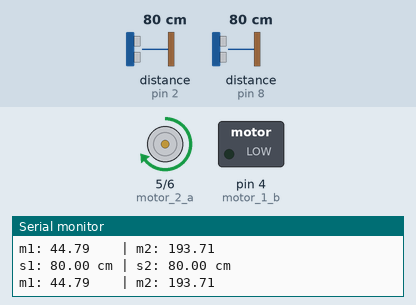
Simulated run of this sketch. Board: Arduino Uno, built with avr-gcc and run on an emulated ATmega328P. Shown: motor-driver pin pairs drawn as motors (green arrow = first pin HIGH = forward, orange = second pin HIGH = backward, longer = more drive), switched loads named in the sketch (green lamp = pin HIGH), the last lines printed to the serial monitor. The test bench sets the inputs (shaded band); at power-on: distance to the obstacle (sensors on pin 2, pin 8) 80 cm. The echo pulse lasts 58.3 µs per cm; pins used as bus, display or sensor lines are not drawn.

Above: at 1.4 s.
1.5 s: distance to the obstacle (sensor on pin 2) set to 250 cm
At 2.9 s:
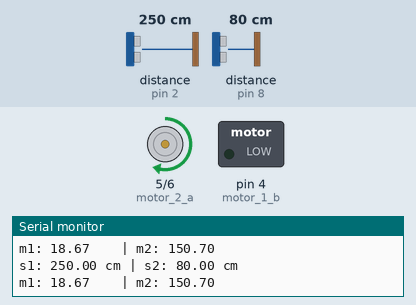
4.8 s: distance to the obstacle (sensor on pin 8) set to 2 cm
8.1 s: distance to the obstacle (sensor on pin 2) set to 2 cm
11.4 s: distance to the obstacle (sensor on pin 8) set to 250 cm
At 12.8 s:
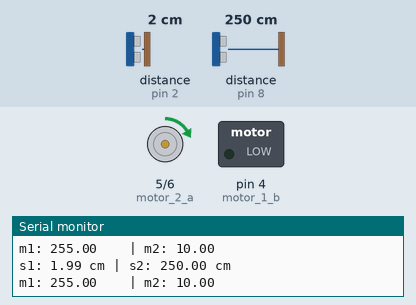
14.7 s: distance to the obstacle (sensor on pin 8) set to 4 cm
Timing chart, 0 to 17.7 s (numbered marks = the images above; inputs shaded):
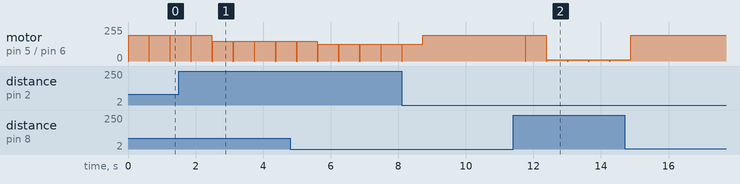

The sketch:

test_shield_arduino.ino
```cpp
#include <Ultrasonic.h>
#include <math.h>
#define MAX_VEL 255 // Velocidade maxima
#define MIN_VEL 10  // Velocidade minima
#define ENTRADAS 2
#define SAIDAS 2
#define NR_NEURON_O 6
#define CAMADAS_O 2

#define pino_trigger_1 3
#define pino_echo_1 2

#define pino_trigger_2 9
#define pino_echo_2 8

const int motor_1_a = 3; //input 1
const int motor_1_b = 4; //input 2
const int motor_2_a = 5; //input 3
const int motor_2_b = 6; //input 4


double w_e_o[ENTRADAS + 1][NR_NEURON_O] = {{-0.713013, 4.16431, -5.48521, -2.29616, -11.6229, 10.1455},
                       {-13.8452, 2.47936, 1.74057, -0.42644, 4.7151, -4.48398},
                       {5.09045, -16.2471, -0.0663805, -1.5426, 6.71265, 1.01201}};

double w_o_o[NR_NEURON_O + 1][NR_NEURON_O] = {{-0.955732, -7.00449, -5.51682, -19.1118, -31.7169, -20.7859},
                        {1599.18, -2.82879, 12.1979, -4.5816, 18.6024, 7.33838},
                        {-2.82879, 111.032, -1.01418, 2.04162, 20.9231, 7.60537},
                        {10.1979, -3.01418, 43.7009, -7.19078, 1.94591, -1.33867},
                        {-4.5816, 2.04162, -7.19078, 14.6589, 2.30546, 3.28592},
                        {20.6024, 22.9231, 3.94591, 2.30546, 181.974, -4.51999},
                        {7.33838, 7.60537, -1.33867, 3.28592, -6.51999, 53.4189}};

double w_o_s[NR_NEURON_O + 1][SAIDAS] = {{-34.9476, -18.0204},
                     {73.9261, 39.1748},
                     {-15.3795, 15.8028},
                     {-0.760588, 0.0840644},
                     {-23.6017, 1.96744},
                     {4.00761, 1.09898},
                     {-25.3971, -35.8595}};

double saida_o[NR_NEURON_O][CAMADAS_O];
double saida_s[SAIDAS];
double sensor[ENTRADAS];

double ler_sensor(int sensor);
double f_sigm1oid(double net);
void calcular_saidas(double entradas[ENTRADAS]);

void setup()
{
  Serial.begin(9600);
  pinMode(motor_1_a, OUTPUT);
  pinMode(motor_1_b, OUTPUT);
  pinMode(motor_2_a, OUTPUT);
  pinMode(motor_2_b, OUTPUT);
}

double vel_m1 = 0;
double vel_m2 = 0;

void loop()
{
  sensor[0] = ler_sensor(pino_trigger_1, pino_echo_1);
  sensor[1] = ler_sensor(pino_trigger_2, pino_echo_2);

  Serial.println("");
  Serial.print("s1: ");
  Serial.print(sensor[0]);
  Serial.print(" cm | s2: ");
  Serial.print(sensor[1]);
  Serial.println(" cm ");

  sensor[0] = mapSensor(0);
  sensor[1] = mapSensor(1);

  calcular_saidas(sensor);

  vel_m1 = mapSpeed(saida_s[0]);
  vel_m2 = mapSpeed(saida_s[1]);

    Serial.print("m1: ");
  Serial.print(vel_m1);
    Serial.print("    | m2: ");
  Serial.println(vel_m2);

  acelerar(vel_m1, vel_m2);
  delay(600);
  parar();
}

void parar()
{
  digitalWrite(motor_1_a, LOW);
  digitalWrite(motor_1_b, LOW);
  digitalWrite(motor_2_a, LOW);
  digitalWrite(motor_2_b, LOW);
}

double acelerar(double vel_m1, double vel_m2)
{
  analogWrite(motor_1_a, vel_m1);
  analogWrite(motor_2_a, vel_m2);
}

double ler_sensor(int trigger, int echo)
{
  //Le as informacoes do sensor, em cm e pol
  Ultrasonic ultrasonic(trigger, echo);
  float cmMsec, inMsec;
  long microsec = ultrasonic.timing();
  cmMsec = ultrasonic.convert(microsec, Ultrasonic::CM);

  return cmMsec;
}


double f_sigmoid(double net)
{
  return 1 / (1 + exp(-net));
}

double mapSensor(int pos)
{
  sensor[pos] = mapfloat(sensor[pos], 2, 333, 0, 1);
}

double mapSpeed(double saida)
{
  return mapfloat(saida, 0, 1, MIN_VEL, MAX_VEL);
}

double mapfloat(double x, double in_min, double in_max, double out_min, double out_max)
{
  return (x - in_min) * (out_max - out_min) / (in_max - in_min) + out_min;
}

void calcular_saidas(double entradas[ENTRADAS])
{
  int i, j;

  for (i = 0; i < NR_NEURON_O; i++)
  {
    saida_o[i][0] = 0.0;
    saida_o[i][0] += w_e_o[0][i] * 1;

    for (j = 1; j < ENTRADAS + 1; j++)
      saida_o[i][0] += w_e_o[j][i] * entradas[j - 1];

    saida_o[i][0] = f_sigmoid(saida_o[i][0]);
  }

  for (i = 0; i < NR_NEURON_O; i++)
  {
    saida_o[i][1] = 0.0;
    saida_o[i][1] += w_o_o[0][i] * 1;

    for (j = 1; j < NR_NEURON_O + 1; j++)
      saida_o[i][1] += w_o_o[j][i] * saida_o[j - 1][0];

    saida_o[i][1] = f_sigmoid(saida_o[i][1]);
  }

  for (i = 0; i < SAIDAS; i++)
  {
    saida_s[i] = 0.0;
    saida_s[i] += w_o_s[0][i] * 1;

    for (j = 1; j < NR_NEURON_O + 1; j++)
      saida_s[i] += w_o_s[j][i] * saida_o[j - 1][1];

    saida_s[i] = f_sigmoid(saida_s[i]);
  }
}
```
